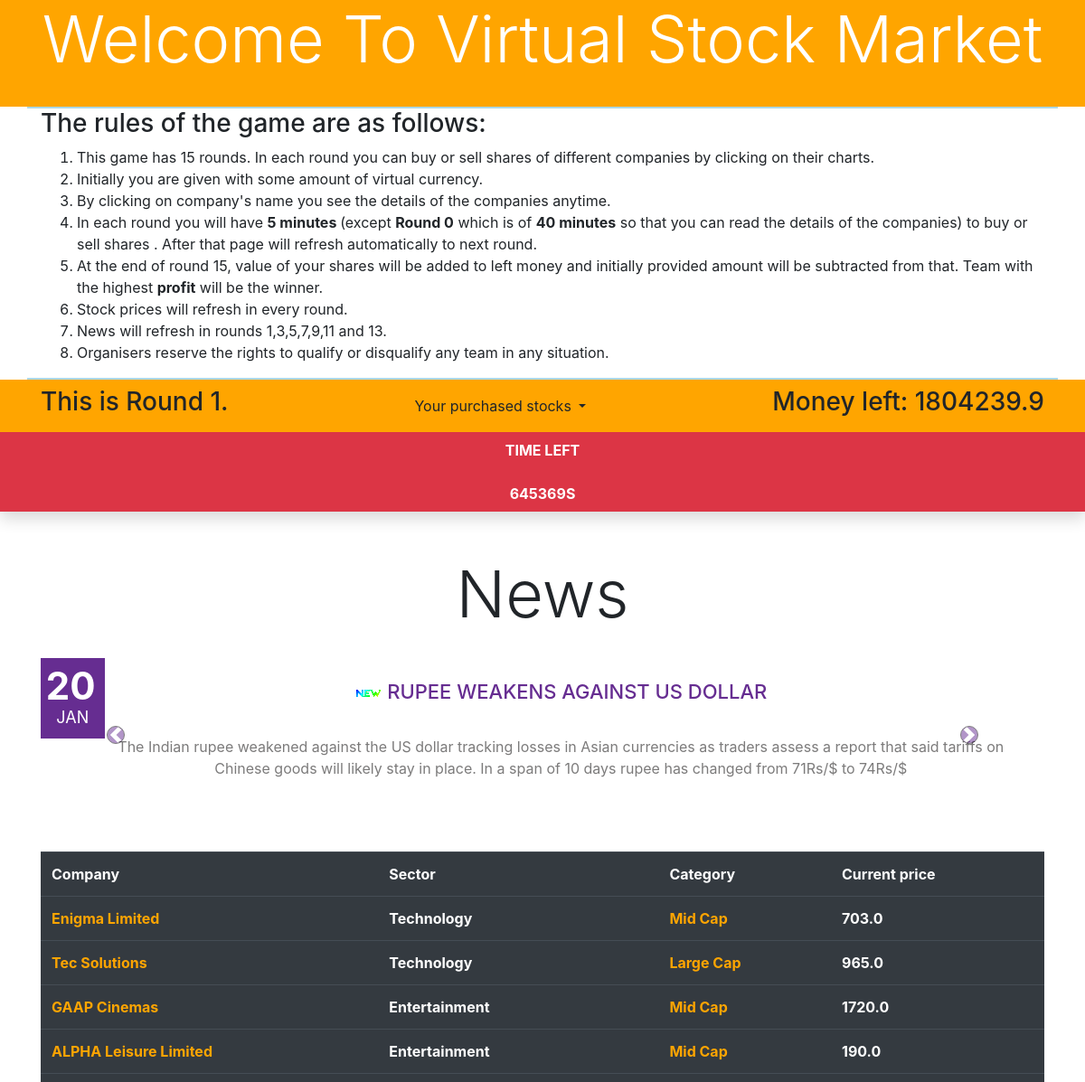
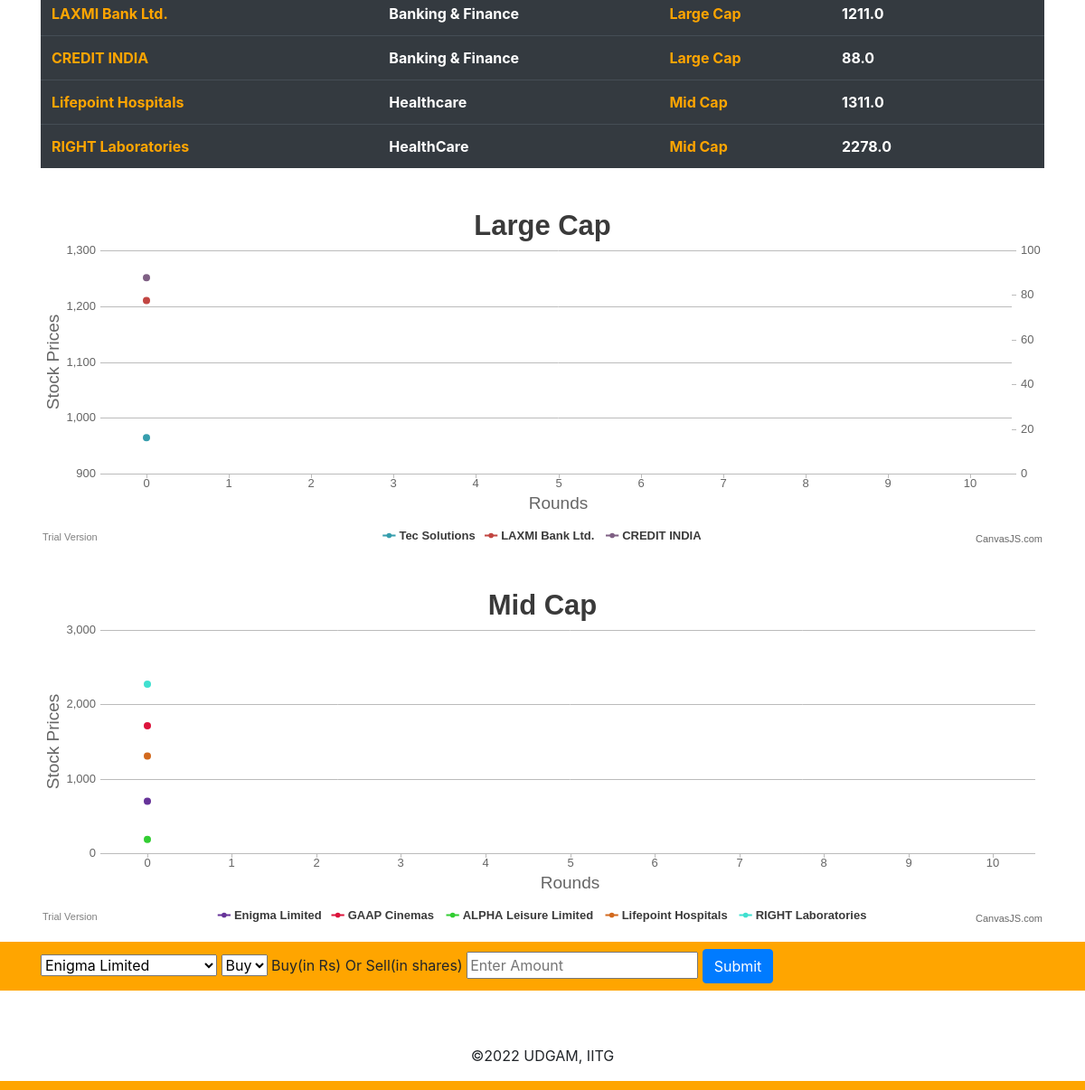
Screenshot of /site/round1/ (signed in) with the database file from the repository (2 pictures, top to bottom).
### login/models.py (models this page shows, shortened)
class Profile(models.Model):
	user = models.OneToOneField(User, on_delete=models.CASCADE)
	feedback = models.CharField(max_length=100, default="Not Submitted")
	money = models.FloatField(default=1000000)
	Enigma = models.FloatField(default=0)
	Tec = models.FloatField(default=0)
	GAAP = models.FloatField(default=0)
	ALPHA = models.FloatField(default=0)
	LAXMI = models.FloatField(default=0)
	Punjab = models.FloatField(default=0)
	Lifepoint = models.FloatField(default=0)
	RIGHT = models.FloatField(default=0)

class company(models.Model):
	company_name = models.CharField(max_length=50)
	sector = models.CharField(max_length=25, default="max cap")
	cat = models.CharField(max_length=25, default="tec")
	price0 = models.FloatField(default=0)
	price1 = models.FloatField(default=0)
	price2 = models.FloatField(default=0)
	price3 = models.FloatField(default=0)
	price4 = models.FloatField(default=0)
	price5 = models.FloatField(default=0)
	price6 = models.FloatField(default=0)
	price7 = models.FloatField(default=0)
	price8 = models.FloatField(default=0)
	price9 = models.FloatField(default=0)
	price10 = models.FloatField(default=0)
	price11 = models.FloatField(default=0)
	price12 = models.FloatField(default=0)
	price13 = models.FloatField(default=0)
	price14 = models.FloatField(default=0)

### login/views.py (the view, shortened to what this page needs)
# urls.py: path('round1/', views.round1, name='round1'),
@login_required
def round1(request):
	date = Date.objects.get(pk=2)
	user = request.user
	all_company = company.objects.all()
	return render(request, 'login/round1.html', {
			'user': user,
			'companys': all_company,
			'date': date,
			'tec0': (company.objects.get(pk=2)).price0,
			'tec1': (company.objects.get(pk=2)).price1,
			'tec2': (company.objects.get(pk=2)).price2,
			'tec3': (company.objects.get(pk=2)).price3,
			'tec4': (company.objects.get(pk=2)).price4,
			'tec5': (company.objects.get(pk=2)).price5,
			'tec6': (company.objects.get(pk=2)).price6,
			'tec7': (company.objects.get(pk=2)).price7,
			'tec8': (company.objects.get(pk=2)).price8,
			'tec9': (company.objects.get(pk=2)).price9,
			'tec10': (company.objects.get(pk=2)).price10,
			'en0': (company.objects.get(pk=1)).price0,
			'en1': (company.objects.get(pk=1)).price1,
			'en2': (company.objects.get(pk=1)).price2,
			'en3': (company.objects.get(pk=1)).price3,
			'en4': (company.objects.get(pk=1)).price4,
			'en5': (company.objects.get(pk=1)).price5,
			'en6': (company.objects.get(pk=1)).price6,
			'en7': (company.objects.get(pk=1)).price7,
			'en8': (company.objects.get(pk=1)).price8,
			'en9': (company.objects.get(pk=1)).price9,
			'en10': (company.objects.get(pk=1)).price10,
			'gaa0': (company.objects.get(pk=3)).price0,
			'gaa1': (company.objects.get(pk=3)).price1,
			'gaa2': (company.objects.get(pk=3)).price2,
			'gaa3': (company.objects.get(pk=3)).price3,
			'gaa4': (company.objects.get(pk=3)).price4,
			'gaa5': (company.objects.get(pk=3)).price5,
			'gaa6': (company.objects.get(pk=3)).price6,
			'gaa7': (company.objects.get(pk=3)).price7,
			'gaa8': (company.objects.get(pk=3)).price8,
			'gaa9': (company.objects.get(pk=3)).price9,
			'gaa10': (company.objects.get(pk=3)).price10,
			'alp0': (company.objects.get(pk=4)).price0,
			'alp1': (company.objects.get(pk=4)).price1,
			'alp2': (company.objects.get(pk=4)).price2,
			'alp3': (company.objects.get(pk=4)).price3,
			'alp4': (company.objects.get(pk=4)).price4,
			'alp5': (company.objects.get(pk=4)).price5,
			'alp6': (company.objects.get(pk=4)).price6,
			'alp7': (company.objects.get(pk=4)).price7,
			'alp8': (company.objects.get(pk=4)).price8,
			'alp9': (company.objects.get(pk=4)).price9,
			'alp10': (company.objects.get(pk=4)).price10,
			'lax0': (company.objects.get(pk=5)).price0,
			'lax1': (company.objects.get(pk=5)).price1,
			'lax2': (company.objects.get(pk=5)).price2,
			'lax3': (company.objects.get(pk=5)).price3,
			'lax4': (company.objects.get(pk=5)).price4,
			'lax5': (company.objects.get(pk=5)).price5,
			'lax6': (company.objects.get(pk=5)).price6,
			'lax7': (company.objects.get(pk=5)).price7,
			'lax8': (company.objects.get(pk=5)).price8,
			'lax9': (company.objects.get(pk=5)).price9,
			'lax10': (company.objects.get(pk=5)).price10,
			'pnb0': (company.objects.get(pk=6)).price0,
			'pnb1': (company.objects.get(pk=6)).price1,
			'pnb2': (company.objects.get(pk=6)).price2,
			'pnb3': (company.objects.get(pk=6)).price3,
			'pnb4': (company.objects.get(pk=6)).price4,
			'pnb5': (company.objects.get(pk=6)).price5,
			'pnb6': (company.objects.get(pk=6)).price6,
			'pnb7': (company.objects.get(pk=6)).price7,
			'pnb8': (company.objects.get(pk=6)).price8,
			'pnb9': (company.objects.get(pk=6)).price9,
			'pnb10': (company.objects.get(pk=6)).price10,
			'lif0': (company.objects.get(pk=7)).price0,
			'lif1': (company.objects.get(pk=7)).price1,
			'lif2': (company.objects.get(pk=7)).price2,
			'lif3': (company.objects.get(pk=7)).price3,
			'lif4': (company.objects.get(pk=7)).price4,
			'lif5': (company.objects.get(pk=7)).price5,
			'lif6': (company.objects.get(pk=7)).price6,
			'lif7': (company.objects.get(pk=7)).price7,
			'lif8': (company.objects.get(pk=7)).price8,
			'lif9': (company.objects.get(pk=7)).price9,
			'lif10': (company.objects.get(pk=7)).price10,
			'rig0': (company.objects.get(pk=8)).price0,
			'rig1': (company.objects.get(pk=8)).price1,
			'rig2': (company.objects.get(pk=8)).price2,
			'rig3': (company.objects.get(pk=8)).price3,
			'rig4': (company.objects.get(pk=8)).price4,
			'rig5': (company.objects.get(pk=8)).price5,
			'rig6': (company.objects.get(pk=8)).price6,
			'rig7': (company.objects.get(pk=8)).price7,
			'rig8': (company.objects.get(pk=8)).price8,
			'rig9': (company.objects.get(pk=8)).price9,
			'rig10': (company.objects.get(pk=8)).price10,
		 })

### login/templates/login/round1.html (shortened to what this page needs)
{% extends "login/base.html" %}
{% load static %}
{% block content %}
<nav id="header-nav" class="navbar navbar-default">
	<div class="container">
		<h3 class="align">This is Round 1.</h3>
		  <div class="dropdown">
    		<button class="btn btn-default dropdown-toggle" type="button" id="menu1" data-toggle="dropdown">Your purchased stocks
    			</button>
  		</div>
		<h3>Money left: {{ user.profile.money }}</h3>
	</div>
</nav>
<div class="navbar-fixed-top bg-danger shadow p-2 text-center mb-5 text-white ">
 	<div class="container-fluid">
    <p class="mb-0 font-weight-bold text-uppercase">Time Left</p>
    <div id="space" class="countdown pt-4"></div>
	</div>
</div>
<div class="container">
<h1 class="display-3 align">News</h1>
<div id="carouselExampleControls" class="carousel slide align" data-ride="carousel">
  <div class="carousel-inner">
    <div class="carousel-item active">
      <div class="slide">
        <div class="blogPost--small">
          <div class="media">
            <span class="align"><a href="#"><span class="date"><span>20</span> <small>Jan</small></span></a></span>
            <div class="media-body">
            <br>
            <h4 class="media-heading">
              <img src="{% static 'login/new.gif' %}" alt="">
              <a href="#">Rupee weakens against US Dollar</a>
            </h4>
            <br>
            <p>
              The Indian rupee weakened against the US dollar tracking losses in Asian currencies as traders assess a report that said tariffs on Chinese goods will likely stay in place. In a span of 10 days rupee has changed from 71Rs/$ to 74Rs/$
            </p>
            </div>
          </div>
        </div>
    </div>
    </div>
  </div>
  <a class="carousel-control-prev" href="#carouselExampleControls" role="button" data-slide="prev">
    <span class="carousel-control-prev-icon" aria-hidden="true"></span>
  </a>
  <a class="carousel-control-next" href="#carouselExampleControls" role="button" data-slide="next">
    <span class="carousel-control-next-icon" aria-hidden="true"></span>
  </a>
</div><br>
</div>
<div class="container">
  <table class="table table-dark">
    <tr>
      <th>Company</th>
      <th>Sector</th>
      <th>Category</th>
      <th>Current price</th>
    </tr>
    {% for company in companys %}
    <tr>
      <th><a href="{% url 'details' company.id %}" target="_blank">{{ company.company_name }}</a></th>
      <th>{{ company.sector }}</th>
      {% if company.cat == "Large Cap" %}
        <th><a href="#chartContainer">{{ company.cat }}</a></th>
      {% else %}
        <th><a href="#chartContainer1">{{ company.cat }}</a></th>
      {% endif %}
      <th>{{ company.price0 }}</th>
    </tr>
    {% endfor %}
  </table>
</div>
<div class="container">
  <div id="chartContainer" class="chart padding"></div>
  <div id="chartContainer1" class="chart padding"></div>
</div>
<nav id="header-nav" class="navbar navbar-default">
	<div class="container">
		<form action="{% url 'round1' %}" method="POST">
			<select name="company_id">
				{% for company in companys %}
					<option value="{{ company.id }}">{{ company.company_name }}</option>
				{% endfor %}
			</select>
			<select name="what">
				<option value="buy">Buy</option>
			</select>
			<label for="amount">Buy(in Rs) Or Sell(in shares) </label>
			<input type="number" name="amount" id="amount" placeholder="Enter Amount" step="0.01" min="0" required>
			<button type="submit" class="btn btn-primary">Submit</button>
		</form>
	</div>
</nav>
{% endblock content %}

### login/templates/login/base.html (shortened to what this page needs)
{% load static %}
<!doctype html>
<html lang="en">
  <head>
    <link rel="stylesheet" href="https://stackpath.bootstrapcdn.com/bootstrap/4.4.1/css/bootstrap.min.css">
    <link rel="stylesheet" type="text/css" href="{% static 'login/style.css' %}">
  </head>
  <body>
    <header>
      <h1 class="head display-3">Welcome To Virtual Stock Market</h1><br>
    </header>
    <div id="rules" class="container">
      <h3>The rules of the game are as follows:</h3>
      <nav>
        <ol>
            <li>This game has 15 rounds. In each round you can buy or sell shares of different companies by clicking on their charts.</li>
            <li>Initially you are given with some amount of virtual currency.</li>
            <li>By clicking on company's name you see the details of the companies anytime.</li>
            <li>In each round you will have <strong>5 minutes </strong>(except <strong>Round 0</strong> which is of <strong>40 minutes</strong> so that you can read the details of the companies) to buy or sell shares . After that page will refresh automatically to next round.</li>
            <li>At the end of round 15, value of your shares will be added to left money and initially provided amount will be subtracted from that. Team with the highest <strong>profit</strong> will be the winner.</li>
            <li>Stock prices will refresh in every round.</li>
            <li>News will refresh in rounds 1,3,5,7,9,11 and 13.</li>
            <li>Organisers reserve the rights to qualify or disqualify any team in any situation.</li>
        </ol>
      </nav>
    </div>
    {% block content %}{% endblock %}
    <footer class="bottom text-center">
      <p>&copy;2022 UDGAM, IITG</p>
    </footer>
  </body>
</html>

### login/static/login/style.css (style rules this page uses)
html { scroll-behavior: smooth; }
header { background-color: orange; }
#rules { border-top: 2px solid lightblue; border-bottom: 2px solid lightblue; }
#header-nav { background-color: orange; }
.head { text-align: center; color: white; }
.align { text-align: center; }
.padding { padding-top: 30px; padding-bottom: 30px; }
.bottom { padding-top: 60px; padding-bottom: 0px; border-bottom: solid 10px orange; }
a:link { color: orange; }
.countdown { text-transform: uppercase; font-weight: bold; }
table { border-collapse: collapse; width: 100%; }
td, th { text-align: left; padding: 8px; }
.chart { height: 370px; width: 100%; margin-bottom: 50px; }
.blogPost--small { color: #7c7b7b; margin: 20px 30px 40px 0; }
.blogPost--small a { color: #662d91; }
.blogPost--small .date, .blogPost--small .dateEl2 { display: block; text-align: center; padding: 10px; color: #fff; background: #662d91; }
.blogPost--small .date span, .blogPost--small .dateEl2 span { display: inline-block; font-size: 42px; line-height: 1; letter-spacing: 0em; text-indent: -0.1em; color: #fff; font-weight: bold; }
.blogPost--small .date small, .blogPost--small .dateEl2 small { display: block; font-size: 18px; text-transform: uppercase; color: #fff; }
.blogPost--small h4 { margin: 0 0 12px 0; font-size: 22px; text-transform: uppercase; }
.carousel-control-prev-icon, .carousel-control-next-icon { height: 20px; width: 20px; outline: black; background-color: #662d91; background-size: 100%, 100%; border-radius: 50%; border: 1px solid black; }

### rows the page displays
company: company_name "Enigma Limited", sector "Technology", cat "Mid Cap", price0 "703.0"
company: company_name "Tec Solutions", sector "Technology", cat "Large Cap", price0 "965.0"
company: company_name "GAAP Cinemas", sector "Entertainment", cat "Mid Cap", price0 "1720.0"
company: company_name "ALPHA Leisure Limited", sector "Entertainment", cat "Mid Cap", price0 "190.0"
company: company_name "LAXMI Bank Ltd.", sector "Banking & Finance", cat "Large Cap", price0 "1211.0"
company: company_name "CREDIT INDIA", sector "Banking & Finance", cat "Large Cap", price0 "88.0"
company: company_name "Lifepoint Hospitals", sector "Healthcare", cat "Mid Cap", price0 "1311.0"
company: company_name "RIGHT Laboratories", sector "HealthCare", cat "Mid Cap", price0 "2278.0"

### other values shown
{{ user.profile.money }} "1804239.9"
form field company_id "Enigma Limited"
